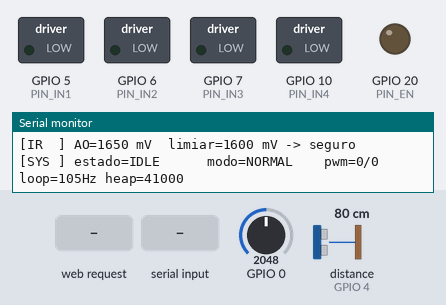
A sketch run on a simulated ESP32-C3. On the bench: switched loads named in the sketch (green lamp = pin HIGH), output pins drawn as LEDs (lit = HIGH), the last lines printed to the serial monitor. Wiring (inferred from the names in the program): ultrasonic range finder: trigger GPIO 3; echo GPIO 4. Inputs (shaded band) come from the test bench; at power-on: distance to the obstacle (sensor on GPIO 4) 80 cm, GPIO 0 = 2048 (analog values on the 0–4095 scale). The echo pulse lasts 58.3 µs per cm; EEPROM starts erased; pins used as bus, display or sensor lines are not drawn.

Above: at 1.6 s.
1.7 s: HTTP request GET /api/cmd?c=arm received
At 2.7 s:
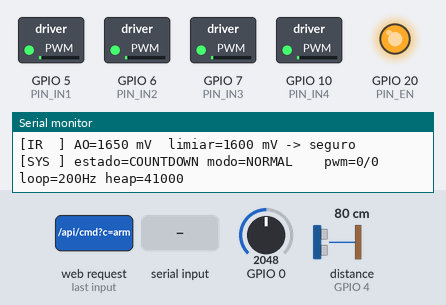
4.7 s: distance to the obstacle (sensor on GPIO 4) set to 66 cm
At 7.2 s:
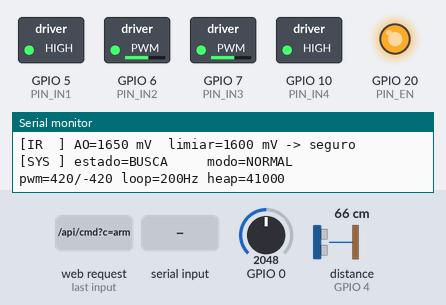
7.7 s: distance to the obstacle (sensor on GPIO 4) set to 56 cm
At 8.8 s:
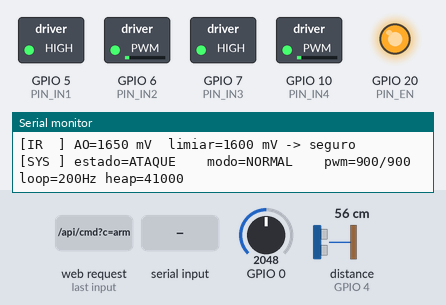
10.7 s: GPIO 0 set to 1957
13.7 s: "arm" received over Serial
At 14.5 s:
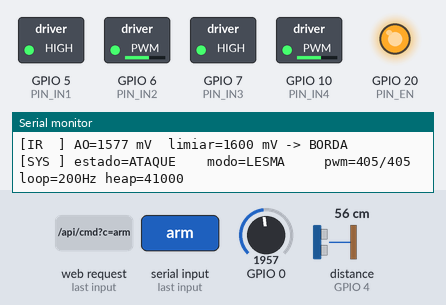
16.7 s: "m" received over Serial
Timing chart, 0 to 20.7 s (numbered marks = the images above; inputs shaded):
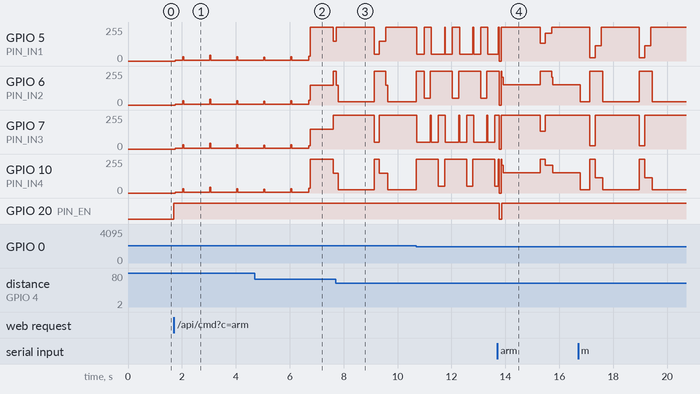

Measured:
- the behaviour switches between 61 and 60 cm on distance to the obstacle (sensor on GPIO 4) (found by bisection; images 2 and 3)
- after the input at 1.7 s, GPIO 5 (PIN_IN1), GPIO 6 (PIN_IN2), GPIO 7 (PIN_IN3), GPIO 10 (PIN_IN4): 0/255 → 7/255 after 0.05 s, → 6/255 2.3 s later; GPIO 20 (PIN_EN): LOW → HIGH at once
- after the input at 13.7 s, GPIO 20 (PIN_EN): HIGH → LOW after 0.07 s, → HIGH 0.09 s later

The sketch:

RoboSumo.ino
```cpp
// =====================================================================
//   ____   ___  ____   ___    ____  _   _ __  __  ___
//  |  _ \ / _ \| __ ) / _ \  / ___|| | | |  \/  |/ _ \
//  | |_) | | | |  _ \| | | | \___ \| | | | |\/| | | | |
//  |  _ <| |_| | |_) | |_| |  ___) | |_| | |  | | |_| |
//  |_| \_\\___/|____/ \___/  |____/ \___/|_|  |_|\___/
//
//  v4 - eletronica enxuta, ponte L298N
//  ESP32-C3 SuperMini | 2x motor DC | 1x L298N (micro) | 1x HC-SR04
//  1x IR de borda (saida analogica) | bateria 7,8 V
//
//  UM NUCLEO. O C3 e RISC-V de nucleo unico, entao nao existe "o Wi-Fi
//  mora no outro nucleo". O que garante a reacao na borda e a
//  PRIORIDADE: o FreeRTOS e preemptivo e a guarda de borda tira o HTTP
//  da CPU no meio de um pedido, sem pedir licenca.
//
//      prio 6  guarda de borda   - varre o AO do IR a 1 kHz
//      prio 4  controle          - 200 Hz
//      prio 2  ultrassonico      - ~16 Hz
//      prio 1  Wi-Fi/HTTP e console serial
// =====================================================================

#include "version.h"
#include "config.h"
#include "motors.h"
#include "sensors.h"
#include "brain.h"
#include "web.h"

// ---- definicao dos globais declarados em config.h --------------------
Params    P;
Telemetry T;

// ---------------------------------------------------------------------
//  TASK DE CONTROLE  -  200 Hz
// ---------------------------------------------------------------------
void controlTask(void*) {
  TickType_t last = xTaskGetTickCount();
  uint32_t hzN = 0, hzT = 0, dbgT = 0;

  for (;;) {
    Brain::tick();

    hzN++;
    if (millis() - hzT >= 1000) { T.loopHz = hzN; hzN = 0; hzT = millis(); }

    // Heartbeat pela Serial - funciona mesmo com o Wi-Fi fora do ar,
    // entao da para depurar so com o cabo USB.
    if (millis() - dbgT >= 1000) {
      dbgT = millis();

      // O motivo da leitura invalida importa: "nada na frente" e um
      // sensor saudavel, "nenhum eco nunca" e um sensor que nao esta
      // conversando. O eco cru separa os dois.
      const char* olho;
      if (T.echoUs == 0)   olho = "sem eco: nada na frente, ou modulo mudo";
      else if (T.dist < 0) olho = "eco alem do alcance util";
      else                 olho = "medindo";

      Serial.printf(
        "[OLHO] %4d cm (%s, eco=%u us, falhas=%u)\n"
        "[IR  ] AO=%4u mV  limiar=%u mV -> %s\n"
        "[SYS ] estado=%-9s modo=%-9s pwm=%d/%d loop=%uHz heap=%u\n",
        T.dist, olho, T.echoUs, T.usFail,
        T.irMv, (unsigned)IR_LIMIAR_MV, T.irBorda ? "BORDA" : "seguro",
        STATE_NAME[T.state], MODE_NAME[T.mode], T.pwmL, T.pwmR,
        T.loopHz, (unsigned)ESP.getFreeHeap());
    }

    vTaskDelayUntil(&last, pdMS_TO_TICKS(5));
  }
}

// ---------------------------------------------------------------------
//  CONSOLE SERIAL - atalhos de bancada
// ---------------------------------------------------------------------
void pollSerialCmd() {
  while (Serial.available()) {
    switch (Serial.read()) {
      case 's': Sens::selfTest(); break;
      case 'a': if (T.armed) Brain::disarm(); else Brain::arm(); break;
      case 'p': Sens::medeSuperficie("piso PRETO"); break;
      case 'b': Sens::medeSuperficie("faixa BRANCA"); break;
      case 'm':
        P.mode = (uint8_t)((P.mode + 1) % MODE_COUNT);
        Brain::applyMode();
        Serial.printf("[cmd] modo -> %s\n", MODE_NAME[P.mode]);
        break;
      case '?':
        Serial.println("[cmd] s=autoteste  a=armar/parar  m=proximo modo");
        Serial.println("[cmd] p=medir piso PRETO  b=medir faixa BRANCA");
        Serial.println("[cmd]   (ponha IR_LIMIAR_MV no meio das duas medidas)");
        break;
      default: break;                     // ignora quebra de linha e digitacao solta
    }
  }
}

// ---------------------------------------------------------------------
//  TASK DE HOUSEKEEPING - console serial
// ---------------------------------------------------------------------
void houseTask(void*) {
  for (;;) {
    pollSerialCmd();
    vTaskDelay(pdMS_TO_TICKS(40));
  }
}

// ---------------------------------------------------------------------
void setup() {
  Serial.begin(115200);
  delay(400);                      // USB CDC leva um instante para enumerar
  Serial.println("\n================ ROBO SUMO v4 - boot ================");
  Serial.printf("[boot] firmware v%s  (compilado em %s %s)\n", FW_VERSION, __DATE__, __TIME__);

  Web::loadParams();
  Serial.println("[boot] parametros carregados");

  Mot::begin();                    // L298N nasce com ENA/ENB em LOW
  Serial.println("[boot] motores/L298N prontos (saidas soltas)");

  Sens::begin();
  Serial.println("[boot] sensores (HC-SR04 + IR analogico) prontos");

  Sens::selfTest();

  Brain::begin();
  Serial.println("[boot] maquina de estados pronta");

  Web::begin();
  Serial.println("================ pronto para a luta ================");
  Serial.printf("Wi-Fi: %s (sem senha)\nEndereco: http://%s  ou  http://robosumo.local\n",
                Web::AP_SSID, Web::ipStr);
  Serial.println("A cada segundo este monitor mostra a leitura dos sensores.");
  Serial.println("Atalhos: s=autoteste  a=armar/parar  m=modo  p/b=calibrar IR  (? = ajuda)");
  Serial.println("====================================================\n");

  // ---- tasks -------------------------------------------------------
  // xTaskCreate, e nao PinnedToCore: o C3 tem um nucleo so, e pedir o
  // nucleo 1 aqui dispara um assert do FreeRTOS no boot.
  xTaskCreate(Brain::edgeTask, "edge",    3072, nullptr, 6, nullptr);
  xTaskCreate(controlTask,     "control", 4096, nullptr, 4, nullptr);
  xTaskCreate(Sens::usTask,    "us",      2560, nullptr, 2, nullptr);
  xTaskCreate(Web::task,       "web",     5120, nullptr, 1, nullptr);
  xTaskCreate(houseTask,       "house",   3072, nullptr, 1, nullptr);

  // O robo nasce em ST_IDLE e fica ali ate alguem mandar START, pelo
  // painel web ou pela tecla 'a'. O receptor do edital (GPIO 21) esta
  // reservado para assumir esse papel quando a decodificacao entrar.
  Serial.println("[boot] parado, aguardando START");
}

void loop() {
  // Tudo roda em tasks. A loop() do Arduino so fica fora do caminho.
  vTaskDelay(pdMS_TO_TICKS(500));
}
```

motors.h
```cpp
// =====================================================================
//  ROBO SUMO v4 - motors.h
//
//  UM L298N (modulo micro), dois motores: canal A na roda esquerda,
//  canal B na direita.
//
//     IN1/IN2 -> OUT1/OUT2 -> motor esquerdo
//     IN3/IN4 -> OUT3/OUT4 -> motor direito
//     ENA + ENB amarrados no mesmo GPIO (PIN_EN)
//
//  DECAIMENTO LENTO, com o PWM nos pinos IN e o EN fixo em ALTO. Pela
//  tabela-verdade do L298N, com EN em ALTO:
//
//     IN1=H  IN2=L  -> gira            IN1=IN2 -> fast motor stop (freio)
//     IN1=L  IN2=H  -> gira ao contrario
//
//  Entao segurar IN1 em ALTO e chavear IN2 alterna girar <-> frear, que
//  e decaimento lento: mais torque em baixa rotacao do que o decaimento
//  rapido. Num sumo o que decide a partida e o empurrao parado, nao a
//  velocidade de ponta - por isso o PWM nao vai no EN, que alternaria
//  entre girar e roda livre.
//
//  E POR ISSO QUE coast() MEXE NO EN. Com EN em ALTO o L298N nao tem
//  roda livre nenhuma: IN1=IN2 freia, seja em ALTO ou em BAIXO. A unica
//  forma de soltar o motor e desabilitar a ponte.
// =====================================================================
#pragma once
#include "config.h"

namespace Mot {

int16_t curL = 0, curR = 0;      // velocidade aplicada agora (-1000..1000)
int16_t tgtL = 0, tgtR = 0;      // velocidade desejada
bool    sleeping = true;
uint32_t lastRamp = 0;

// ---- escrita crua num canal -----------------------------------------
// speed: -1000..1000 | brake=true trava a roda (freio eletrico)
//
// Atencao: com EN em ALTO, "speed 0 sem freio" NAO solta a roda - o
// L298N freia de qualquer jeito. Quem solta e coast(), baixando o EN.
static void raw(uint8_t pinA, uint8_t chA, uint8_t pinB, uint8_t chB,
                int16_t speed, bool brake) {
  if (speed == 0) {
    if (brake) { pwmWrite(pinA, chA, PWM_MAX); pwmWrite(pinB, chB, PWM_MAX); } // H,H
    else       { pwmWrite(pinA, chA, 0);       pwmWrite(pinB, chB, 0); }       // L,L
    return;
  }
  uint32_t duty = (uint32_t)abs(speed) * PWM_MAX / 1000;
  if (duty > PWM_MAX) duty = PWM_MAX;
  // Um pino em 100%, o outro em (100% - duty): alterna entre girar e
  // frear dentro do proprio ciclo de PWM.
  if (speed > 0) { pwmWrite(pinA, chA, PWM_MAX);        pwmWrite(pinB, chB, PWM_MAX - duty); }
  else           { pwmWrite(pinA, chA, PWM_MAX - duty); pwmWrite(pinB, chB, PWM_MAX); }
}

// Manda para a ponte ja aplicando a inversao por lado.
static inline void driveSides(int16_t l, int16_t r, bool brake) {
  raw(PIN_IN1, CH_IN1, PIN_IN2, CH_IN2, P.motInvL ? (int16_t)-l : l, brake);
  raw(PIN_IN3, CH_IN3, PIN_IN4, CH_IN4, P.motInvR ? (int16_t)-r : r, brake);
}

// Habilita ou desabilita as DUAS pontes. Com EN em BAIXO as saidas ficam
// em alta impedancia: e o unico estado de roda livre que o L298N tem.
inline void wake(bool on) {
  sleeping = !on;
  digitalWrite(PIN_EN, on ? HIGH : LOW);
}

// Aplica imediatamente, sem rampa (usado pelo guarda de borda)
void applyNow(int16_t l, int16_t r, bool brake = false) {
  l = clampi(l, -1000, 1000);
  r = clampi(r, -1000, 1000);
  int16_t lim = (int16_t)P.vMax;
  if (l >  lim) l =  lim; if (l < -lim) l = -lim;
  if (r >  lim) r =  lim; if (r < -lim) r = -lim;
  curL = tgtL = l;
  curR = tgtR = r;
  if ((l || r) && sleeping) wake(true);
  driveSides(l, r, brake);
  T.pwmL = l; T.pwmR = r;        // telemetria mostra o comando logico
}

// Alvo com rampa suave (evita cavalo-de-pau e picos de corrente)
inline void set(int16_t l, int16_t r) {
  tgtL = clampi(l, -1000, 1000);
  tgtR = clampi(r, -1000, 1000);
}

void update() {
  uint32_t now = millis();
  uint32_t dt = now - lastRamp;
  if (dt < 5) return;
  lastRamp = now;

  int16_t step = P.rampMs ? (int16_t)((1000L * (int32_t)dt) / P.rampMs) : 1000;
  if (step < 1) step = 1;

  // Frear/inverter e sempre imediato: reacao vale mais que suavidade
  if ((tgtL >= 0) != (curL >= 0) || abs(tgtL) < abs(curL)) curL = tgtL;
  else curL += clampi(tgtL - curL, -step, step);

  if ((tgtR >= 0) != (curR >= 0) || abs(tgtR) < abs(curR)) curR = tgtR;
  else curR += clampi(tgtR - curR, -step, step);

  int16_t lim = (int16_t)P.vMax;
  int16_t l = clampi(curL, -lim, lim);
  int16_t r = clampi(curR, -lim, lim);

  if ((l || r) && sleeping) wake(true);
  driveSides(l, r, false);
  T.pwmL = l; T.pwmR = r;
}

// ---- comandos de alto nivel, usados pelo painel web -----------------
inline void stop(bool brake = true) { applyNow(0, 0, brake); }

// Roda livre de verdade: zera os PWM E desabilita a ponte. So zerar os
// PWM deixaria o L298N freando.
inline void coast() {
  driveSides(0, 0, false);
  curL = curR = tgtL = tgtR = 0;
  T.pwmL = T.pwmR = 0;
  wake(false);
}

// Giro no proprio eixo. v>0 = horario (para a direita)
inline void spin(int16_t v)     { set(v, -v); }
inline void spinNow(int16_t v)  { applyNow(v, -v); }

inline void forward(int16_t v)  { set(v, v); }
inline void back(int16_t v)     { set(-v, -v); }

void begin() {
  pinMode(PIN_EN, OUTPUT);
  digitalWrite(PIN_EN, LOW);            // nasce desabilitado = seguro

  pwmSetup(PIN_IN1, CH_IN1, PWM_FREQ, PWM_BITS);
  pwmSetup(PIN_IN2, CH_IN2, PWM_FREQ, PWM_BITS);
  pwmSetup(PIN_IN3, CH_IN3, PWM_FREQ, PWM_BITS);
  pwmSetup(PIN_IN4, CH_IN4, PWM_FREQ, PWM_BITS);
  driveSides(0, 0, false);
  wake(false);
}

} // namespace Mot
```

version.h
```cpp
// =====================================================================
//  ROBO SUMO - version.h
//  A versao aqui deve casar com a tag do git, senao a placa mente sobre
//  qual firmware esta rodando.
// =====================================================================
#pragma once

#define FW_VERSION "4.0.0"
```

web.h
```cpp
// =====================================================================
//  ROBO SUMO v4 - web.h
//  Ponto de acesso proprio (sem senha) + portal cativo + API JSON.
//
//  O painel le o robo, aciona os motores e troca de modo. O que ele NAO
//  faz e afinar parametros: slider de ganho no celular parece controle e
//  nao e - o valor que funcionou nao fica versionado nem comentado.
// =====================================================================
#pragma once
#include "version.h"
#include "config.h"
#include "brain.h"
#include "page.h"

#include <WiFi.h>
#include <WebServer.h>
#include <DNSServer.h>
#include <ESPmDNS.h>
#include <Preferences.h>

namespace Web {

WebServer   srv(80);
DNSServer   dns;
Preferences nvs;
char        ipStr[20] = "192.168.4.1";

const char* AP_SSID = "ROBO_SUMO";       // rede aberta, sem senha

// Velocidade da pilotagem manual. Abaixo da de ataque de proposito: na
// bancada o robo anda em cima da mesa, e teto de velocidade ali e queda.
static const int16_t V_MANUAL = 600;

// ---------------------------------------------------------------------
//  NVS
// ---------------------------------------------------------------------
void saveParams() {
  nvs.begin("sumo", false);
  nvs.putBytes("p", &P, sizeof(P));
  nvs.end();
}

void loadParams() {
  P = P_DEFAULT;
  // read-write: no primeiro boot o namespace ainda nao existe e abrir
  // somente-leitura so gera um erro feio no log.
  nvs.begin("sumo", false);
  size_t n = nvs.getBytesLength("p");
  if (n == sizeof(P)) { nvs.getBytes("p", &P, sizeof(P)); Serial.println("[nvs] afinacao salva restaurada"); }
  else                  Serial.println("[nvs] usando afinacao padrao de fabrica");
  nvs.end();
}

// ---------------------------------------------------------------------
//  JSON
// ---------------------------------------------------------------------
char buf[640];

void sendState() {
  snprintf(buf, sizeof(buf),
    "{\"state\":%u,\"stateName\":\"%s\",\"mode\":%u,\"modeName\":\"%s\",\"armed\":%u,"
    "\"d\":%d,\"us\":%u,\"fail\":%u,\"cf\":%u,"
    "\"ir\":%u,\"irmv\":%u,\"lim\":%u,"
    "\"pl\":%d,\"pr\":%d,"
    "\"up\":%lu,\"cd\":%lu,"
    "\"na\":%u,\"ne\":%u,\"nl\":%u,\"hz\":%u,\"ap\":%u,"
    "\"fw\":\"%s\"}",
    T.state, STATE_NAME[T.state], T.mode, MODE_NAME[T.mode], T.armed ? 1 : 0,
    T.dist, T.echoUs, T.usFail, T.confidence,
    T.irBorda ? 1 : 0, T.irMv, (unsigned)IR_LIMIAR_MV,
    T.pwmL, T.pwmR,
    (unsigned long)T.uptimeMs, (unsigned long)T.countdownLeft,
    T.nAttacks, T.nEdgeSaves, T.nLost, T.loopHz, T.apClients,
    FW_VERSION);
  srv.send(200, "application/json", buf);
}

// ---------------------------------------------------------------------
//  /api/cmd
// ---------------------------------------------------------------------
void handleCmd() {
  String c = srv.arg("c");
  if      (c == "arm")    Brain::arm();
  else if (c == "stop")   Brain::disarm();
  else if (c == "save")   saveParams();
  else if (c == "reboot") { srv.send(200, "text/plain", "reiniciando"); delay(150); ESP.restart(); return; }
  srv.send(200, "text/plain", "ok");
}

// ---------------------------------------------------------------------
//  /api/mode
// ---------------------------------------------------------------------
void handleMode() {
  P.mode = (uint8_t)clampi(srv.arg("m").toInt(), 0, MODE_COUNT - 1);
  Brain::applyMode();
  srv.send(200, "text/plain", "ok");
}

// ---------------------------------------------------------------------
//  /api/drive  -  acionamento manual, topologia de 2 rodas
//
//  Cinco comandos, que e tudo o que duas rodas permitem: frente, re,
//  girar no proprio eixo para cada lado, e parar.
//
//  O painel REENVIA a direcao a cada 300 ms enquanto o botao esta
//  ativo. Nao e desperdicio: e o que mantem vivo o corte por silencio
//  em ST_MANUAL. Se a aba fechar ou o Wi-Fi cair com o robo andando,
//  ele para sozinho em 700 ms em vez de atravessar a mesa.
// ---------------------------------------------------------------------
void handleDrive() {
  String d = srv.arg("d");
  int16_t v = V_MANUAL;

  if      (d == "fwd")   Brain::manual( v,  v);
  else if (d == "back")  Brain::manual(-v, -v);
  else if (d == "left")  Brain::manual(-v,  v);   // gira no proprio eixo
  else if (d == "right") Brain::manual( v, -v);
  else { Mot::applyNow(0, 0, true); Brain::go(ST_MANUAL); }

  srv.send(200, "text/plain", "ok");
}

// ---------------------------------------------------------------------
//  BOOT
// ---------------------------------------------------------------------
void begin() {
  WiFi.mode(WIFI_AP);
  WiFi.setSleep(false);      // modem-sleep no soft-AP atrasa beacons e derruba clientes
  // softAP() primeiro, softAPConfig() depois - e a ordem que a Espressif
  // documenta; invertida, o IP as vezes nao pega no primeiro boot.
  bool apOk = WiFi.softAP(AP_SSID);          // sem senha, de proposito
  WiFi.softAPConfig(IPAddress(192,168,4,1), IPAddress(192,168,4,1), IPAddress(255,255,255,0));
  strncpy(ipStr, WiFi.softAPIP().toString().c_str(), sizeof(ipStr) - 1);
  Serial.printf("[web] softAP %s | IP %s\n", apOk ? "OK" : "FALHOU", ipStr);

  dns.start(53, "*", WiFi.softAPIP());       // portal cativo: qualquer URL cai no painel
  if (MDNS.begin("robosumo")) MDNS.addService("http", "tcp", 80);

  srv.on("/", HTTP_GET, [] {
    srv.sendHeader("Cache-Control", "no-store");
    srv.send_P(200, "text/html", PAGE_HTML);
  });
  srv.on("/api/state", HTTP_GET, sendState);
  srv.on("/api/cmd",   HTTP_GET, handleCmd);
  srv.on("/api/mode",  HTTP_GET, handleMode);
  srv.on("/api/drive", HTTP_GET, handleDrive);
  srv.onNotFound([] {                        // redireciona tudo para o painel
    srv.sendHeader("Location", String("http://") + ipStr + "/", true);
    srv.send(302, "text/plain", "");
  });
  srv.begin();
}

void task(void*) {
  uint32_t dbgT = 0;
  uint8_t  lastN = 255;
  for (;;) {
    dns.processNextRequest();
    srv.handleClient();

    if (millis() - dbgT > 3000) {
      dbgT = millis();
      uint8_t n = WiFi.softAPgetStationNum();
      T.apClients = n;
      if (n != lastN) { Serial.printf("[web] estacoes conectadas ao AP: %u\n", n); lastN = n; }
    }
    vTaskDelay(pdMS_TO_TICKS(2));
  }
}

} // namespace Web
```

Source omitted: brain.h (15208 bytes), page.h (7501 bytes), sensors.h (7403 bytes), config.h (14833 bytes)
